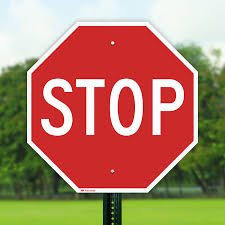
#> input picture media/detection_images/img2.png, 225 x 225 px
$ python -i recognizer.py   (imports and definitions only)
#> lines starting #> are read from the running program, lines starting #| are printed output that depends on the picture
from __future__ import annotations

from dataclasses import dataclass

import numpy as np
from PIL import Image

from signs.models import TrafficSignClass, TrainingImage


# [4 lines that did not run here, left out]


def extract_features(image_field) -> list[float]:
#> called with image_field = '../../media/detection_images/img2.png'
    image = Image.open(image_field).convert("RGB")
    image = image.resize((32, 32))
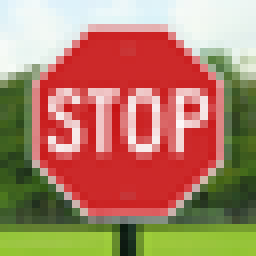
#> image: PIL image 32x32 RGB (shown 8 times larger); mean R, G, B 174.6, 127.4, 102.5
    image_array = np.asarray(image, dtype=np.float32) / 255.0

    histogram = []
    for channel in range(3):
        hist, _ = np.histogram(image_array[:, :, channel], bins=16, range=(0, 1), density=True)
        histogram.extend(hist.tolist())
#> after the loop, histogram = 48 values, max 5.22 at index 34, min 0 at index 16, mean 1

    # Keep the vector compact while retaining coarse color + shape signal.
    downsampled = image_array[::4, ::4, :].flatten().tolist()
#> downsampled = 192 values, max 0.98 at index 5, min 0.11 at index 180, mean 0.545
    return histogram + downsampled


# [27 lines that did not run here, left out]

>>> result = extract_features('../../media/detection_images/img2.png')
#> result = 240 values, max 5.22 at index 34, min 0 at index 16, mean 0.636

$ run again, on media/detection_images/img6.png
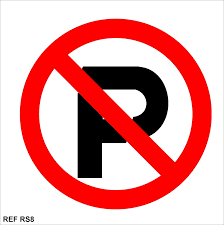
#> input picture media/detection_images/img6.png, 224 x 225 px
#> in extract_features, image is the input picture: PIL image 224x225 RGB; mean R, G, B 229.7, 163.1, 163.1
#> in extract_features, `image = image.resize((32, 32))`:
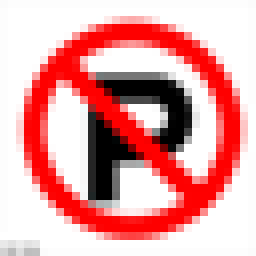
#> image: PIL image 32x32 RGB (shown 8 times larger); mean R, G, B 229.8, 163.3, 163.3
#> after the loop in extract_features, `for channel in range(3):`: histogram = 48 values, max 13.88 at index 15, min 0.0156 at index 3, mean 1
#> downsampled = 192 values, max 1 at index 27, min 0 at index 34, mean 0.708
#> result = 240 values, max 13.88 at index 15, min 0 at index 82, mean 0.767
